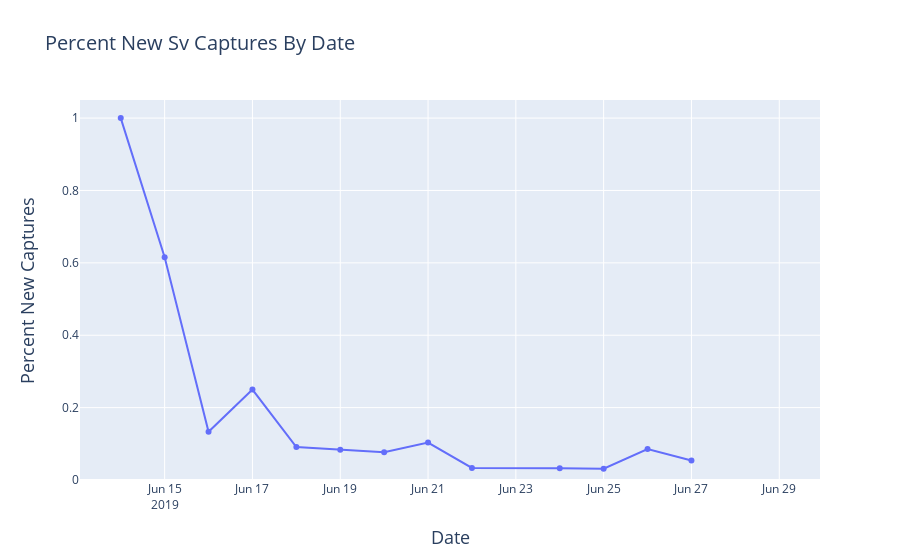

The code cell stored with this chart in its notebook:
### Code cell
species ='Sv'
# from datetime import datetime

PercNew = go.Scatter(x=nCaptures.loc[nCaptures.Species==species].Date.sort_values(), 
                y=nCaptures.loc[nCaptures.Species==species].percNew,
               mode = 'lines+markers',  name = '% New')
data = [PercNew]
layout = go.Layout(
    title = 'Percent New {} Captures By Date'.format(species),
    titlefont = dict(
        size = 20),
    xaxis = dict(
#         dtick = 1,
        title = 'Date',
        titlefont = dict(
            size = 18)),
    yaxis = dict(
        title = 'Percent New Captures',
        titlefont = dict(
            size = 18),
    range = [0,1.05]))
fig = go.Figure(
        data = data,
        layout = layout)
iplot(fig,
         filename = 'Percent New {} Captures By Date for {}.html'.format(species, year))

### Figure 1 — Plotly figure (JSON) as saved in the notebook; plotly's stock layout.template omitted (floating-point values rounded to 4 significant figures)
{"data": [{"mode": "lines+markers", "name": "% New", "type": "scatter", "x": ["2019-06-14T00:00:00", "2019-06-15T00:00:00", "2019-06-16T00:00:00", "2019-06-17T00:00:00", "2019-06-18T00:00:00", "2019-06-19T00:00:00", "2019-06-20T00:00:00", "2019-06-21T00:00:00", "2019-06-22T00:00:00", "2019-06-24T00:00:00", "2019-06-25T00:00:00", "2019-06-26T00:00:00", "2019-06-27T00:00:00", "2019-06-28T00:00:00", "2019-06-29T00:00:00"], "y": [1, 0.6154, 0.1333, 0.25, 0.09091, 0.08333, 0.07692, 0.1034, 0.03333, 0.03226, 0.03125, 0.08571, 0.05405, null, null]}], "layout": {"title": {"font": {"size": 20}, "text": "Percent New Sv Captures By Date"}, "xaxis": {"title": {"font": {"size": 18}, "text": "Date"}}, "yaxis": {"range": [0, 1.05], "title": {"font": {"size": 18}, "text": "Percent New Captures"}}}}
